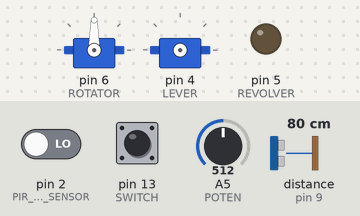
This sketch was run on a simulated Arduino Uno, built with avr-gcc and run on an emulated ATmega328P. On the bench: 2 × servo, output pins drawn as LEDs (lit = HIGH). The test bench sets the inputs (shaded band); at power-on: A5 (POTEN) = 512, pin 13 (SWITCH) HIGH, pin 2 (PIR_MOTION_SENSOR) LOW, distance to the obstacle (sensor on pin 9) 80 cm. The echo pulse lasts 58.3 µs per cm; pins used as bus, display or sensor lines are not drawn; what the sketch prints to the serial monitor is not drawn.

Above: at 2.2 s.
2.3 s: A5 (POTEN) set to 716
At 3.5 s:
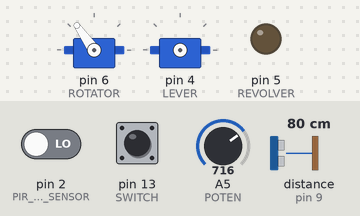
3.8 s: pin 13 (SWITCH) pulled LOW for 0.15 s
At 5.0 s:
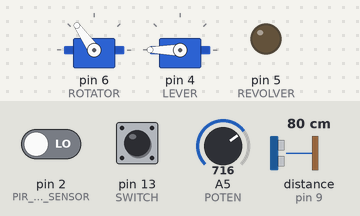
5.4 s: A5 (POTEN) set to 900
At 6.0 s:
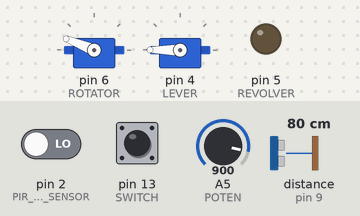
6.9 s: A5 (POTEN) set to 1023
At 8.1 s:
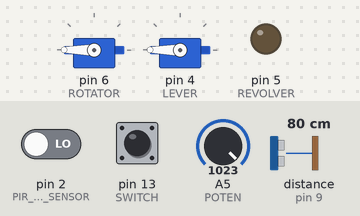
8.4 s: A5 (POTEN) set to 511
At 9.5 s:
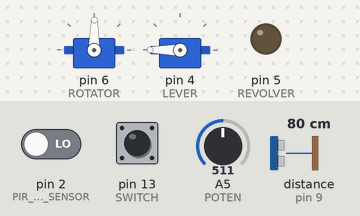
9.9 s: A5 (POTEN) set to 306
At 10.7 s:
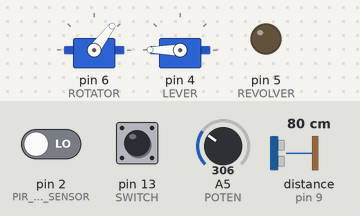
Timing chart, 0 to 12.4 s (numbered marks = the images above; inputs shaded):
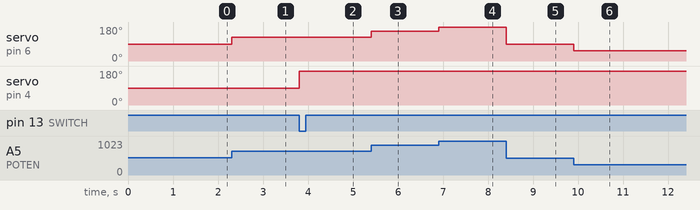

The sketch:

Ardu.ino
```cpp
/**
 * Title:       Ardu.ino
 * Author:      Tony Zheng
 * Created on:  3/15/2015
 * Modified on: 5/19/2015
 * Description: Program for arduino that drives a mechanical servo based rubber band turret.
 *              In order to correctly hit a target, the x axis's are manually controlled via
 *              Potentiometer whereas the y axis is calculated through a combination of sensors.
 *              Distance is sensed through an ultrasonic distance sensor. Height is then
 *              calculated through a simple physics formula.
 * Notes:       Completed(A+ ✓)
 */

// Standard libraries.
#include <Servo.h>
#include <Wire.h>

// Pin numbers defined.
// Infrared motion sensor used to detect movement.
#define PIR_MOTION_SENSOR 2
// Continuous rotation servo used to launch rubber bands.
#define REVOLVER 5
// Regular servo used to turn the platform base.
#define ROTATOR 6
// Regular servo used to heighten/lower gun portion.
#define LEVER 4
// Potentiometer used to map location to the ROTATOR servo.
#define POTEN 5
// Toggle switch used to act as a armed and ready signal.
#define SWITCH 13
// Trigger pin used for ultrasonic distance sensor.
#define trigPin 8
// Echo pin used for ultrasonic distance sensor.
#define echoPin 9

// Global variables
int servoVal;
int switchState = LOW;
long loc;
Servo myRevolver;
Servo myTurret;
Servo myLever;

// Initial code thats run first when the arduino loads the program.
void setup() {
  // Delay is inserted as a safeguard to reprogram arduino.
  delay(1000);
  // Begins a serial connection that is used for debugging through the serial monitor
  Serial.begin(9600);
  // Calls another function that sets the pins with the proper I/O
  pinsInit();
  // Attaches/Connects the servo for the turret base to the 'rotator' pin defined above
  myTurret.attach(ROTATOR);
}

// Initializing pins with proper I/O.
void pinsInit() {
  // PIR motion sensor set to input as it will send info based on what it detects
  pinMode(PIR_MOTION_SENSOR, INPUT);
  // Revolver servo set to output as it will receive an integer value to turn to that location.
  // This is the make-shift continuous rotation servo made from a regular servo, so it receives
  // an integer value and can be mapped so long as it is in a for-loop, otherwise it will turn
  // continuously at a constant rate. A real continuous servo has speed and direction of the servo
  // dependent on the value given.
  pinMode(REVOLVER, OUTPUT);
  // Rotator servo set to output as it will receive an integer value to turn to that location.
  pinMode(ROTATOR, OUTPUT);
  // Revolver servo set to output as it will receive an integer value to turn to that location.
  pinMode(LEVER, OUTPUT);
  // Toggle switch set to input as it will will info based on the info it gives off.
  pinMode(SWITCH, INPUT);
  // Trigger pin set to output as it will send an ultrasonic signal.
  pinMode(trigPin, OUTPUT);
  // Echo pin set to input as it will receive the ultrasonic signal sent back.
  pinMode(echoPin, INPUT);
}

// Code that loops continuously after the setup function.
void loop() {
  // servoVal is given an analog value from the potentiometer pin.
  servoVal = analogRead(POTEN);
  // servoVal then gets the mapped value readable for writing to a servo.
  servoVal = map(servoVal, 0, 1023, 0, 180);
  // myTurret gives the value of servoVal to myTurret so the platform turns based on where potentiometer is.
  myTurret.write(servoVal);
  // switchState reads the value of the toggle switch (either on/off).
  switchState = digitalRead(SWITCH);

  // Serial print for the user to see the switch state, used just for testing purposes
  Serial.println(switchState);

  // The toggle switch is used as a safety. If open, the turret doesn't operate.
  if(switchState == 0) {
    myLever.attach(LEVER);

    // loc is given the value returned by the react function.
    loc = react();

    // Only if loc is between 90 - 180 degrees (no need to shoot straight up or back at the user),
    // it will write it's value to the servo of the gun portion.
    if(loc >= 90) {
      myLever.write(loc);
    }

    // Delays for 1 second so the PIR motion sensor stablizes before taking snapshots.
    delay(1000);

    // If a person is detected by the sensor and the safety switch is off, it fires.
    if(isPeopleDetected()) {
       // Calls function turnOnRevolver.
       turnOnRevolver();
    }
  }
  else {
    // Switch is open and acts as a safety
  }
}

// Turns on the firing mechanism.
void turnOnRevolver() {
  // Attaches/connects the revolver servo.
  myRevolver.attach(REVOLVER);

  // For loop that tells the servo to turn to a location and a delay to slow down the rotation of the servo slightly.
  for(int i = 0; i < 90; i++) {
    myRevolver.write(i);
    delay(50);
  }

  // Detaches/disconnects the revolver servo else it will slowly turn continuously.
  myRevolver.detach();
}

// Turns off the firing mechanism.
void turnOffRevolver() {
  myRevolver.detach();
}

// Detects movement sensed.
boolean isPeopleDetected() {
  // sensorValue reads a value from the PIR motion sensor.
  // The PIR motion sensor takes a snapshot every 1-2 seconds and if it senses a change in the snapshots,
  // it sends either HIGH/LOW signal back.
  boolean sensorValue = digitalRead(PIR_MOTION_SENSOR);

  // If the sensorValue is HIGH, return true.
  if(sensorValue == HIGH) {
    return true;
  }
  // Else if the sensorValue is not HIGH, return false.
  else {
    return false;
  }
}

// Returns the angle position for the servo of the gun portion.
int react() {
  // Local variables declared that will get overwritten every loop iteration.
  long duration, distance, angle;
  // Writes LOW value to trigger pin.
  digitalWrite(trigPin, LOW);
  // Delays for 2 microseconds.
  delayMicroseconds(2);
  // Writes HIGH value to trigger pin to send a signal.
  digitalWrite(trigPin, HIGH);
  // Delays for 10 microseconds.
  delayMicroseconds(10);
  // Writes LOW value to trigger pin to turn off the signal.
  digitalWrite(trigPin, LOW);
  // duration is given the value it receives from the trigger pin,
  // the duration of time between when the signal was sent to when it was received.
  duration = pulseIn(echoPin, HIGH);
  // The distance is calculated with this formula to convert it to distance from the distance sensor
  // and the target in front of it.
  distance = ((duration/2)/36.9);
  // The angle is calculated to hit the midsection of the target (assuming a standing-up position) for the servo of the gun portion.
  angle =  atan(40/distance) * 180/3.14;
  // Angle is 180 - angle because my servo was super-glued facing the other way.
  angle = 180 - angle;
  // returns angle position for the servo.
  return angle;
}
```

Measured:
- after the input at 2.3 s, servo on pin 6 (ROTATOR): 90° → 125° at once
- after the input at 3.8 s, servo on pin 4 (LEVER): 90° → 180° at once
- after the input at 5.4 s, servo on pin 6 (ROTATOR): 125° → 158° at once
- after the input at 6.9 s, servo on pin 6 (ROTATOR): 158° → 180° at once
- after the input at 8.4 s, servo on pin 6 (ROTATOR): 180° → 89° at once
- after the input at 9.9 s, servo on pin 6 (ROTATOR): 89° → 53° at once
